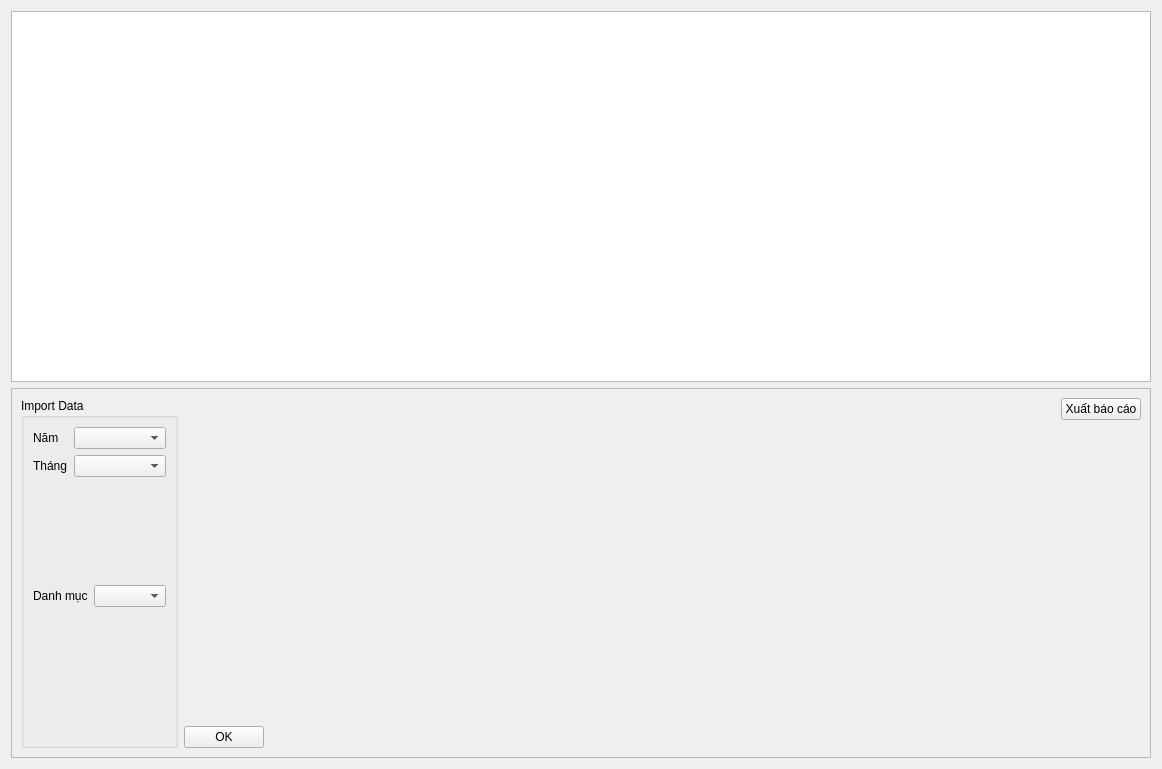
<?xml version="1.0" encoding="UTF-8"?>
<ui version="4.0">
 <class>report</class>
 <widget class="QWidget" name="report">
  <property name="geometry">
   <rect>
    <x>0</x>
    <y>0</y>
    <width>1162</width>
    <height>769</height>
   </rect>
  </property>
  <property name="windowTitle">
   <string>Form</string>
  </property>
  <layout class="QGridLayout" name="gridLayout_2">
   <item row="0" column="0">
    <widget class="QTableWidget" name="viewreport"/>
   </item>
   <item row="1" column="0">
    <widget class="QScrollArea" name="scrollArea">
     <property name="widgetResizable">
      <bool>true</bool>
     </property>
     <widget class="QWidget" name="scrollAreaWidgetContents_2">
      <property name="geometry">
       <rect>
        <x>0</x>
        <y>0</y>
        <width>1142</width>
        <height>370</height>
       </rect>
      </property>
      <layout class="QGridLayout" name="gridLayout">
       <item row="0" column="0">
        <widget class="QGroupBox" name="groupBox">
         <property name="title">
          <string>Import Data</string>
         </property>
         <layout class="QVBoxLayout" name="verticalLayout">
          <item>
           <layout class="QFormLayout" name="formLayout_2">
            <item row="0" column="0">
             <widget class="QLabel" name="nMLabel">
              <property name="text">
               <string>Năm</string>
              </property>
             </widget>
            </item>
            <item row="0" column="1">
             <widget class="QComboBox" name="yearcombobox"/>
            </item>
            <item row="1" column="0">
             <widget class="QLabel" name="thNgLabel">
              <property name="text">
               <string>Tháng</string>
              </property>
             </widget>
            </item>
            <item row="1" column="1">
             <widget class="QComboBox" name="thangcombobox"/>
            </item>
           </layout>
          </item>
          <item>
           <layout class="QFormLayout" name="formLayout_3">
            <item row="0" column="0">
             <widget class="QLabel" name="categorylabel">
              <property name="text">
               <string>Danh mục</string>
              </property>
             </widget>
            </item>
            <item row="0" column="1">
             <widget class="QComboBox" name="categorycombo"/>
            </item>
           </layout>
          </item>
         </layout>
        </widget>
       </item>
       <item row="0" column="1">
        <layout class="QVBoxLayout" name="verticalLayout_2">
         <item>
          <spacer name="verticalSpacer">
           <property name="orientation">
            <enum>Qt::Vertical</enum>
           </property>
           <property name="sizeHint" stdset="0">
            <size>
             <width>20</width>
             <height>40</height>
            </size>
           </property>
          </spacer>
         </item>
         <item>
          <widget class="QPushButton" name="okbutton">
           <property name="text">
            <string>OK</string>
           </property>
          </widget>
         </item>
        </layout>
       </item>
       <item row="0" column="2">
        <spacer name="horizontalSpacer">
         <property name="orientation">
          <enum>Qt::Horizontal</enum>
         </property>
         <property name="sizeHint" stdset="0">
          <size>
           <width>85</width>
           <height>20</height>
          </size>
         </property>
        </spacer>
       </item>
       <item row="0" column="3">
        <layout class="QVBoxLayout" name="verticalLayout_3">
         <item>
          <widget class="QPushButton" name="reportbutton">
           <property name="text">
            <string>Xuất báo cáo</string>
           </property>
          </widget>
         </item>
         <item>
          <spacer name="verticalSpacer_2">
           <property name="orientation">
            <enum>Qt::Vertical</enum>
           </property>
           <property name="sizeHint" stdset="0">
            <size>
             <width>20</width>
             <height>40</height>
            </size>
           </property>
          </spacer>
         </item>
        </layout>
       </item>
      </layout>
     </widget>
    </widget>
   </item>
  </layout>
 </widget>
 <resources/>
 <connections/>
</ui>
